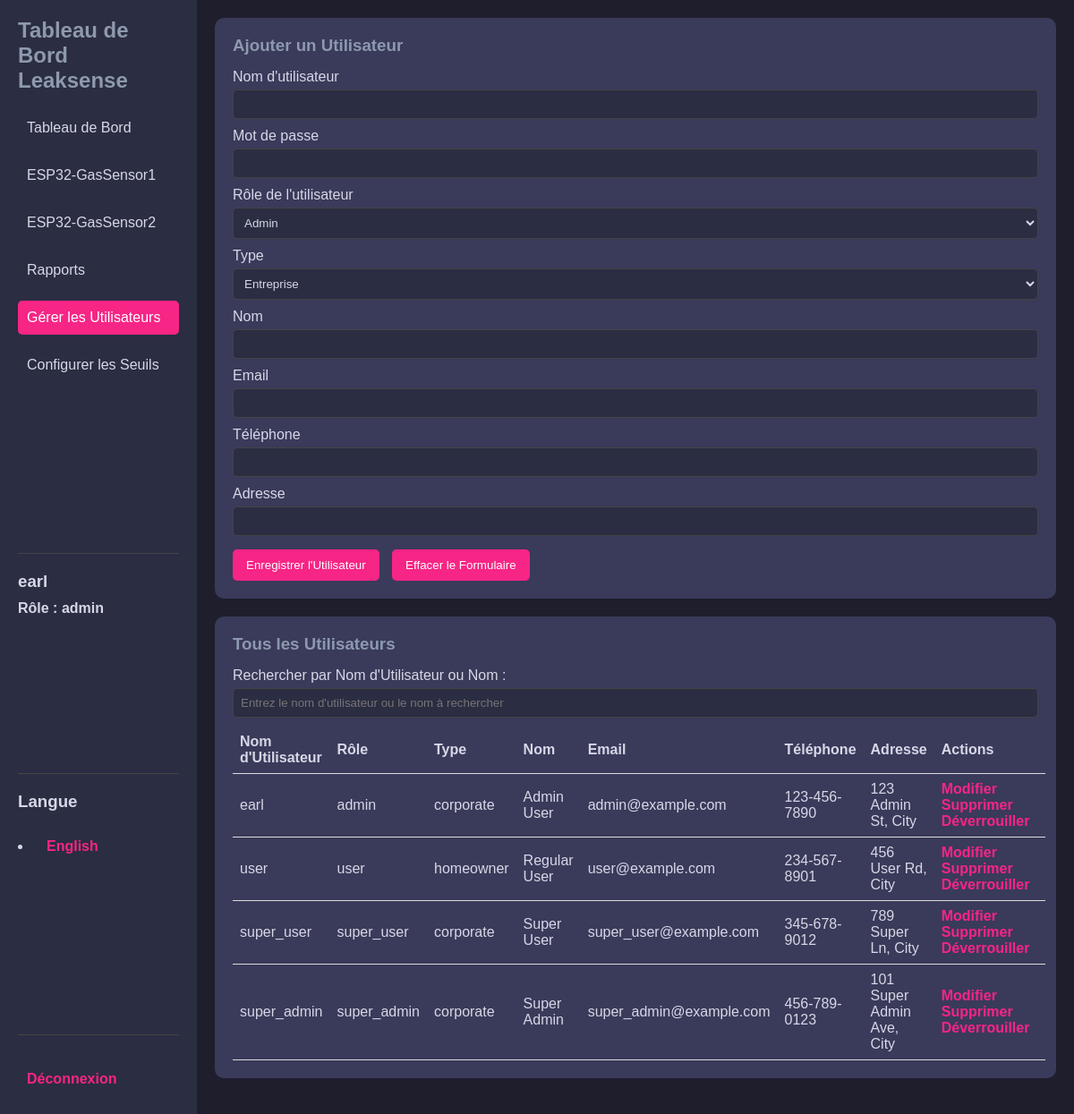
Screenshot of /dashboard/manage_user_fr.php (signed in) with the database file from the repository.
### tables this page shows
CREATE TABLE `user` (
  `userID` int(11) NOT NULL,
  `username` varchar(50) NOT NULL,
  `password` varchar(255) NOT NULL,
  `userrole` enum('admin','user','super_user','super_admin') NOT NULL,
  `type` enum('corporate','homeowner') NOT NULL,
  `name` varchar(100) NOT NULL,
  `email` varchar(100) NOT NULL,
  `phone` varchar(20) DEFAULT NULL,
  `address` varchar(255) DEFAULT NULL,
  `status` tinyint(1) DEFAULT 0,
  `login_attempt` int(11) DEFAULT 0,
  `lockout_until` timestamp NULL DEFAULT NULL,
  `timestamp` timestamp NOT NULL DEFAULT current_timestamp()
);

### dashboard/manage_user_fr.php (the view, shortened to what this page needs)
<?php
include '../db_connection.php';
$username = '';
$userrole = '';
$type = '';
$name = '';
$email = '';
$phone = '';
$address = '';
$action = 'Ajouter un Utilisateur';
$stmt = $pdo->query("SELECT * FROM user");
$users = $stmt->fetchAll(PDO::FETCH_ASSOC);
?>
<!DOCTYPE html>
<html lang="fr">
<head>
</head>
<body>
    <div class="dashboard-container">
        <aside class="sidebar">
            <div>
                <h2>Tableau de Bord Leaksense</h2>
                <nav>
                    <ul>
                        <li><a href="dashboard_fr.php">Tableau de Bord</a></li>
                        <li><a href="gs1_fr.php">ESP32-GasSensor1</a></li>
                        <li><a href="gs2_fr.php">ESP32-GasSensor2</a></li>
                        <li><a href="Reports_fr.php">Rapports</a></li>
                        <li><a href="#" class="active">Gérer les Utilisateurs</a></li>
                        <li><a href="Threshold_fr.php">Configurer les Seuils</a></li>
                    </ul>
                </nav>
            </div>
            <div class="bottom-section">
                <h3><?php echo htmlspecialchars($_SESSION['username']); ?></h3>
                <h4>Rôle : <?php echo htmlspecialchars($_SESSION['userrole']); ?></h4>
            </div>
            <div class="bottom-section">
                <h3>Langue</h3>
                <li><a href="manage_user.php">English</a></li>
            </div>
            <div class="bottom-section">
                <a href="../logout.php">Déconnexion</a>
            </div>
        </aside>
        <main class="main-dashboard">
            <div class="form-container">
                <h3><?php echo $action; ?></h3>
                <form action="" method="post">
                    <label>Nom d'utilisateur</label>
                    <input type="text" name="username" value="<?php echo htmlspecialchars($username); ?>" required <?php echo ($action === 'Modifier l\'Utilisateur') ? 'readonly' : ''; ?>>
                    <label>Mot de passe</label>
                    <input type="password" name="password" <?php echo ($action === 'Modifier l\'Utilisateur') ? '' : 'required'; ?>>
                    <label>Rôle de l'utilisateur</label>
                    <select name="userrole" required>
                        <option value="admin" <?php echo ($userrole === 'admin') ? 'selected' : ''; ?>>Admin</option>
                    </select>
                    <label>Type</label>
                    <select name="type" required>
                        <option value="corporate" <?php echo ($type === 'corporate') ? 'selected' : ''; ?>>Entreprise</option>
                    </select>
                    <label>Nom</label>
                    <input type="text" name="name" value="<?php echo htmlspecialchars($name); ?>" required>
                    <label>Email</label>
                    <input type="email" name="email" value="<?php echo htmlspecialchars($email); ?>" required>
                    <label>Téléphone</label>
                    <input type="text" name="phone" value="<?php echo htmlspecialchars($phone); ?>" required>
                    <label>Adresse</label>
                    <input type="text" name="address" value="<?php echo htmlspecialchars($address); ?>" required>
                    <div class="button-group">
                        <button type="submit">Enregistrer l'Utilisateur</button>
                        <button type="reset">Effacer le Formulaire</button>
                    </div>
                </form>
            </div>
            <div class="table-container">
                <h3>Tous les Utilisateurs</h3>
                <div class="search-container">
                    <label for="searchInput">Rechercher par Nom d'Utilisateur ou Nom :</label>
                    <input type="text" id="searchInput" onkeyup="filterUsers()" placeholder="Entrez le nom d'utilisateur ou le nom à rechercher">
                </div>
                <table id="userTable">
                    <thead>
                        <tr>
                            <th>Nom d'Utilisateur</th>
                            <th>Rôle</th>
                            <th>Type</th>
                            <th>Nom</th>
                            <th>Email</th>
                            <th>Téléphone</th>
                            <th>Adresse</th>
                            <th>Actions</th>
                        </tr>
                    </thead>
                    <tbody>
                        <?php foreach ($users as $user): ?>
                            <tr>
                                <td><?php echo htmlspecialchars($user["username"]); ?></td>
                                <td><?php echo htmlspecialchars($user["userrole"]); ?></td>
                                <td><?php echo htmlspecialchars($user["type"]); ?></td>
                                <td><?php echo htmlspecialchars($user["name"]); ?></td>
                                <td><?php echo htmlspecialchars($user["email"]); ?></td>
                                <td><?php echo htmlspecialchars($user["phone"]); ?></td>
                                <td><?php echo htmlspecialchars($user["address"]); ?></td>
                                <td class="action-buttons">
                                    <a href="?action=edit&username=<?php echo urlencode($user["username"]); ?>">Modifier</a>
                                    <a href="?action=delete&username=<?php echo urlencode($user["username"]); ?>" onclick="return confirm('Êtes-vous sûr ?')">Supprimer</a>
                                    <a href="?action=unlock&username=<?php echo urlencode($user["username"]); ?>">Déverrouiller</a>
                                </td>
                            </tr>
                        <?php endforeach; ?>
                    </tbody>
                </table>
            </div>
        </main>
    </div>
</body>
</html>

### dashboard/manage_user_fr.php (style rules this page uses)
* { margin: 0; padding: 0; box-sizing: border-box; }
body { font-family: Arial, sans-serif; background-color: #1E1E2D; color: #fff; display: flex; }
.dashboard-container { display: flex; height: 100vh; width: 100%; }
.sidebar { background-color: #2B2D42; width: 220px; padding: 20px; display: flex; flex-direction: column; justify-content: space-between; }
.sidebar h2 { color: #8D99AE; font-size: 1.5em; margin-bottom: 20px; }
.sidebar ul { list-style: none; padding-left: 0; }
.sidebar li { margin-bottom: 15px; }
.sidebar a { text-decoration: none; color: #D6D8E7; font-size: 1em; display: block; padding: 10px; border-radius: 5px; transition: background-color 0.2s; }
.sidebar a:hover, .sidebar a.active { background-color: #F72585; color: #fff; }
.main-dashboard { flex: 1; padding: 20px; overflow-y: auto; }
.form-container, .table-container { background: #3A3A5A; padding: 20px; border-radius: 10px; margin-bottom: 20px; }
h3 { color: #8D99AE; margin-bottom: 15px; }
label { color: #D6D8E7; display: block; margin-top: 10px; }
input, select { width: 100%; padding: 8px; background-color: #2B2D42; color: #D6D8E7; border: 1px solid #444; border-radius: 5px; margin-top: 5px; }
.button-group { margin-top: 15px; }
button { padding: 10px 15px; background-color: #F72585; border: none; border-radius: 5px; color: #fff; cursor: pointer; margin-right: 10px; }
table { width: 100%; color: #D6D8E7; margin-top: 10px; border-collapse: collapse; }
table th, table td { padding: 8px; text-align: left; border-bottom: 1px solid #ddd; }
.action-buttons a { color: #F72585; text-decoration: none; margin-right: 10px; font-weight: bold; }
.bottom-section { border-top: 1px solid #444; padding-top: 20px; color: #D6D8E7; text-align: left; }
.bottom-section h3, .bottom-section h5 { margin-bottom: 10px; color: #D6D8E7; }
.bottom-section a { color: #F72585; text-decoration: none; font-weight: bold; display: inline-block; margin-top: 10px; }

### rows the page displays
user: username "earl", userrole "admin", type "corporate", name "Admin User", email "admin@example.com", phone "123-456-7890", address "123 Admin St, City"
user: username "user", userrole "user", type "homeowner", name "Regular User", email "user@example.com", phone "234-567-8901", address "456 User Rd, City"
user: username "super_user", userrole "super_user", type "corporate", name "Super User", email "super_user@example.com", phone "345-678-9012", address "789 Super Ln, City"
user: username "super_admin", userrole "super_admin", type "corporate", name "Super Admin", email "super_admin@example.com", phone "456-789-0123", address "101 Super Admin Ave, City"

### other values shown
$_SESSION['username'] "earl"
$_SESSION['userrole'] "admin"
$action "Ajouter un Utilisateur"
